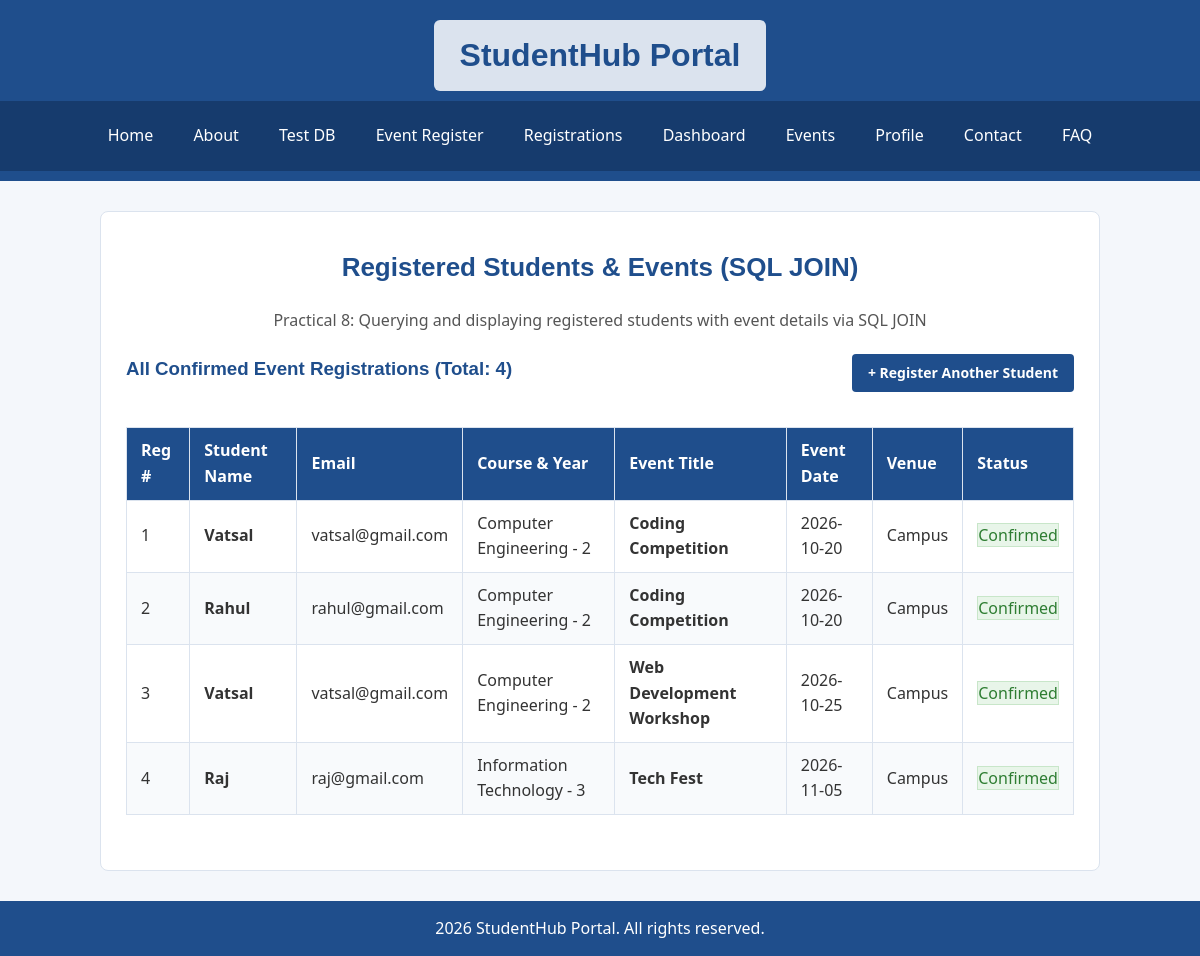
Before: /students_event.php with the older database file.
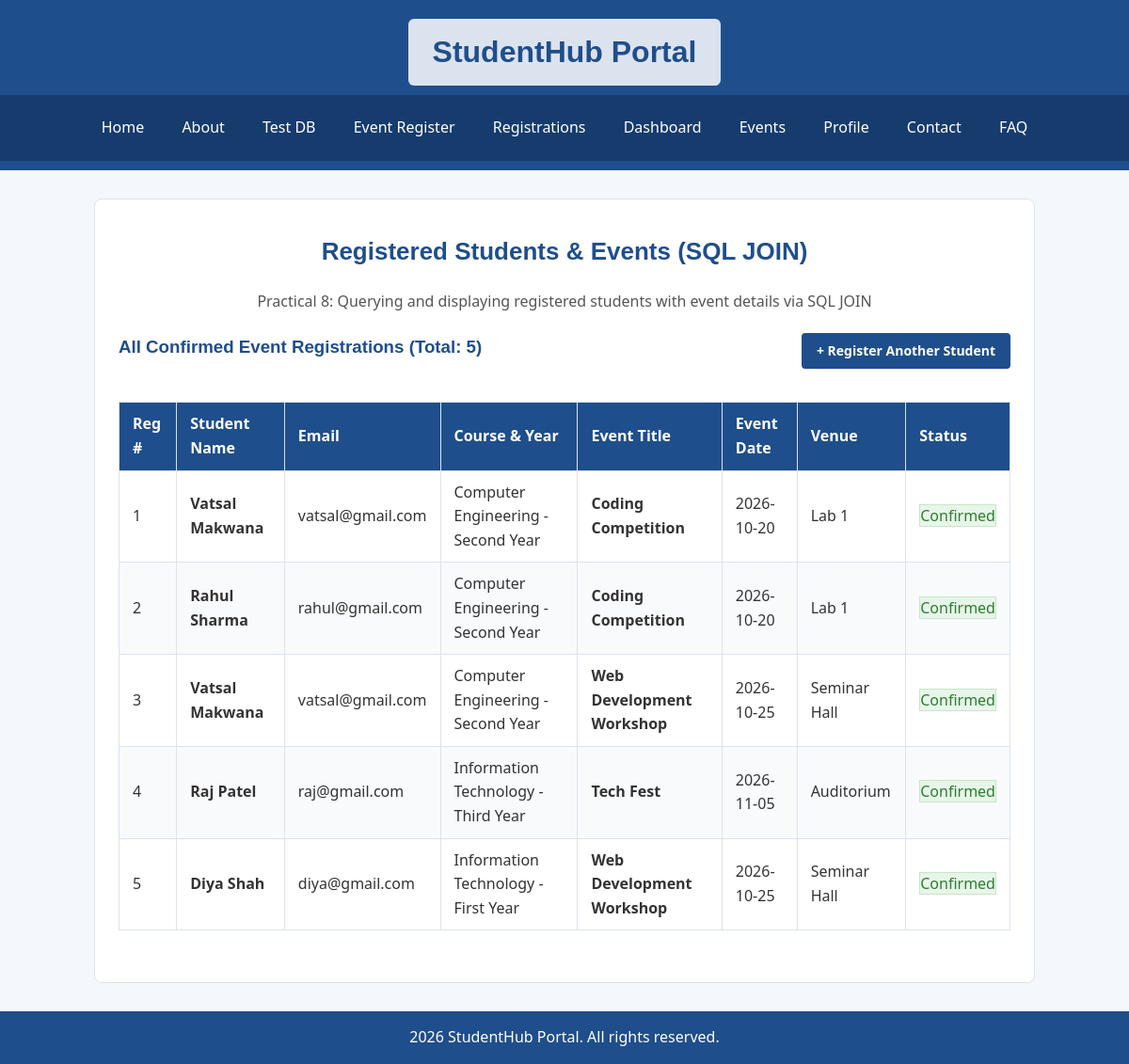
After: the same page with the newer database file.
### tables this page shows
CREATE TABLE IF NOT EXISTS registrations (
  id INT AUTO_INCREMENT PRIMARY KEY,
  student_id INT NOT NULL,
  event_id INT NOT NULL,
  registration_date TIMESTAMP NOT NULL DEFAULT CURRENT_TIMESTAMP,
  status ENUM('confirmed', 'pending', 'cancelled') NOT NULL DEFAULT 'confirmed',
  FOREIGN KEY (student_id) REFERENCES students(id) ON DELETE CASCADE,
  FOREIGN KEY (event_id) REFERENCES events(id) ON DELETE CASCADE
);

CREATE TABLE IF NOT EXISTS students (
  id INT AUTO_INCREMENT PRIMARY KEY,
  name VARCHAR(100) NOT NULL,
  email VARCHAR(100) NOT NULL UNIQUE,
  mobile VARCHAR(15) NULL,
  course VARCHAR(100) NOT NULL,
  year VARCHAR(50) NOT NULL,
  gender ENUM('Male', 'Female', 'Other') DEFAULT 'Male',
  status ENUM('active', 'inactive') NOT NULL DEFAULT 'active',
  created_at TIMESTAMP DEFAULT CURRENT_TIMESTAMP
);

CREATE TABLE IF NOT EXISTS events (
  id INT AUTO_INCREMENT PRIMARY KEY,
  title VARCHAR(150) NOT NULL,
  description TEXT DEFAULT NULL,
  event_date DATE NOT NULL,
  venue VARCHAR(150) DEFAULT 'Campus',
  category VARCHAR(50) DEFAULT 'Workshop',
  poster_image VARCHAR(255) DEFAULT NULL,
  status ENUM('upcoming', 'completed', 'cancelled') NOT NULL DEFAULT 'upcoming',
  created_at TIMESTAMP DEFAULT CURRENT_TIMESTAMP
);

### students_event.php (the view, shortened to what this page needs)
<?php
require_once "db.php";
$registrations = [];
try {
    $sql = "SELECT r.id, s.name AS student_name, s.email, s.course, s.year, e.title AS event_title, e.event_date, e.venue, r.registration_date, r.status
            FROM registrations r
            JOIN students s ON r.student_id = s.id
            JOIN events e ON r.event_id = e.id
            ORDER BY r.registration_date DESC";
    $registrations = $pdo->query($sql)->fetchAll();
} catch (PDOException $e) {
    $error = "Error querying registrations: " . $e->getMessage();
}
?>
<!DOCTYPE html>
<html lang="en">
<head>
    <link rel="stylesheet" href="style.css">
</head>
<body>
<header>
    <h1><span class="title-badge">StudentHub Portal</span></h1>
    <nav class="ttt">
<a href="home.html" class="m">Home</a>
<a href="about.html" class="m1">About</a>
<a href="test_connection.php" class="m2">Test DB</a>
<a href="insert_student.php" class="m3">Event Register</a>
<a href="students_event.php" class="m4">Registrations</a>
<a href="dashboard.html" class="m5">Dashboard</a>
<a href="events.html" class="m6">Events</a>
<a href="profile.html" class="m7">Profile</a>
<a href="contact.html" class="m8">Contact</a>
<a href="faq.html" class="m9">FAQ</a>
    </nav>
</header>
<div class="page-box">
    <h2>Registered Students & Events (SQL JOIN)</h2>
    <p style="text-align:center; color:#555; margin-bottom:20px;">Practical 8: Querying and displaying registered students with event details via SQL JOIN</p>
    <div style="display:flex; justify-content:space-between; align-items:center; margin-bottom:15px;">
        <h3>All Confirmed Event Registrations (Total: <?php echo count($registrations); ?>)</h3>
        <a href="insert_student.php" class="btn btn-primary">+ Register Another Student</a>
    </div>
    <div class="table-container">
        <table class="record-table">
            <thead>
                <tr>
                    <th>Reg #</th>
                    <th>Student Name</th>
                    <th>Email</th>
                    <th>Course & Year</th>
                    <th>Event Title</th>
                    <th>Event Date</th>
                    <th>Venue</th>
                    <th>Status</th>
                </tr>
            </thead>
            <tbody>
                <?php if (empty($registrations)): ?>
                    <tr>
                        <td colspan="8" style="text-align:center; padding:20px; color:#888;">No event registrations found in database.</td>
                    </tr>
                <?php else: ?>
                    <?php foreach ($registrations as $r): ?>
                        <tr>
                            <td><?php echo $r["id"]; ?></td>
                            <td><strong><?php echo htmlspecialchars($r["student_name"]); ?></strong></td>
                            <td><?php echo htmlspecialchars($r["email"]); ?></td>
                            <td><?php echo htmlspecialchars($r["course"] . " - " . $r["year"]); ?></td>
                            <td><strong><?php echo htmlspecialchars($r["event_title"]); ?></strong></td>
                            <td><?php echo htmlspecialchars($r["event_date"]); ?></td>
                            <td><?php echo htmlspecialchars($r["venue"]); ?></td>
                            <td>
                                <span class="badge badge-success">
                                    <?php echo htmlspecialchars(ucfirst($r["status"])); ?>
                                </span>
                            </td>
                        </tr>
                    <?php endforeach; ?>
                <?php endif; ?>
            </tbody>
        </table>
    </div>
</div>
<footer>
    <p>2026 StudentHub Portal. All rights reserved.</p>
</footer>
</body>
</html>

### style.css (style rules this page uses)
* { margin: 0; padding: 0; box-sizing: border-box; }
body { font-family: 'Segoe UI', Arial, sans-serif; background-color: #f4f7fb; color: #333333; line-height: 1.6; }
h1, h2, h3 { font-family: Arial, sans-serif; color: #1f4e8c; }
h2 { text-align: center; margin-bottom: 20px; font-size: 26px; }
h3 { margin-bottom: 8px; }
a { color: #1f4e8c; text-decoration: none; }
header { background-color: #1f4e8c; color: white; text-align: center; padding-bottom: 10px; }
h1 { color: white; padding: 20px 10px 10px; }
nav.ttt { background-color: #163b6d; padding: 10px; }
nav.ttt a { color: white; display: inline-block; padding: 8px 14px; margin: 4px; border-radius: 5px; }
footer { text-align: center; background-color: #1f4e8c; color: white; padding: 15px; margin-top: 30px; }
.page-box { max-width: 1000px; margin: 30px auto; padding: 35px 25px; border: 1px solid #dbe3ee; border-radius: 8px; background-color: #ffffff; }
.title-badge { display: inline-block; background-color: #dbe3ee; color: #1f4e8c; padding: 10px 26px; border-radius: 6px; font-weight: bold; }
.table-container { max-width: 1000px; margin: 20px auto; overflow-x: auto; }
table.record-table { width: 100%; border-collapse: collapse; margin-top: 15px; background-color: #ffffff; border: 1px solid #dbe3ee; border-radius: 6px; }
table.record-table th, table.record-table td { border: 1px solid #dbe3ee; padding: 10px 14px; text-align: left; }
table.record-table th { background-color: #1f4e8c; color: white; }
table.record-table tr:nth-child(even) { background-color: #f8fafc; }
.btn { display: inline-block; padding: 8px 16px; background-color: #1f4e8c; color: #ffffff; border: none; border-radius: 4px; font-size: 14px; font-weight: bold; cursor: pointer; text-decoration: none; text-align: center; }
.btn-primary { background-color: #1f4e8c; color: #ffffff; }
.badge-success { background-color: #e8f5e9; color: #2e7d32; border: 1px solid #c8e6c9; }

Changed rows visible on the page:
changed registrations id 1: student.name "Vatsal" → "Vatsal Makwana"; student.year "Computer Engineering - 2" → "Computer Engineering - Second Year"; event.venue "Campus" → "Lab 1"
changed registrations "rahul@gmail.com": student.name "Rahul" → "Rahul Sharma"; student.year "Computer Engineering - 2" → "Computer Engineering - Second Year"; event.venue "Campus" → "Lab 1"
changed registrations id 3: student.name "Vatsal" → "Vatsal Makwana"; student.year "Computer Engineering - 2" → "Computer Engineering - Second Year"; event.venue "Campus" → "Seminar Hall"
changed registrations "raj@gmail.com": student.name "Raj" → "Raj Patel"; student.year "Information Technology - 3" → "Information Technology - Third Year"; event.venue "Campus" → "Auditorium"
added registrations: id "5", student.name "Diya Shah", student.email "diya@gmail.com", student.year "Information Technology - First Year", event.title "Web Development Workshop", event.event_date "2026-10-25", event.venue "Seminar Hall", status "Confirmed"
Other visible differences:
count($registrations): "4" → "5"
